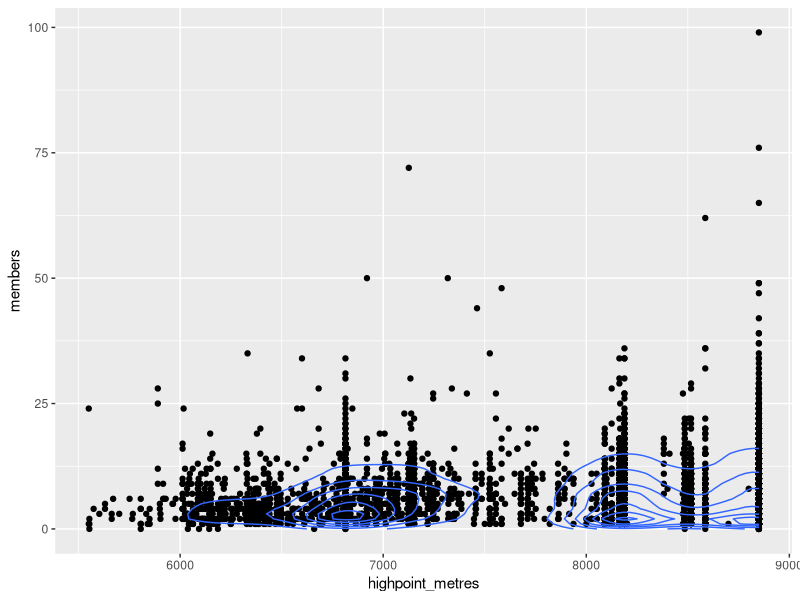

Here is the R script that generated this plot: (Note: this script raises an error after producing the figure.)
## ---- chunk 1
library(ggplot2)
e3<-read.csv('e3.csv', header=TRUE)

mn=e3$highpoint_metres
mn00<-mean(mn)
print(mn00)

ggplot(e3, aes(x = highpoint_metres, y = members))+
  geom_point()+
  stat_density2d()


## ---- chunk 2

t <- (mean(e$highpoint_metres)-7400)/(sd(e$highpoint_metres)/sqrt(length(e$highpoint_metres)))

t

2*pt(-abs(t),df=length(e$highpoint_metres)-1)


t.test(e$highpoint_metres, mu=7400, alternative = "two.sided") 
## ---- chunk 3
library(ggplot2)
e4<-read.csv('e3.csv', header=TRUE)

ggplot(e4, aes(x = highpoint_metres, y = member_deaths))+
  geom_point()+
  stat_density2d()
